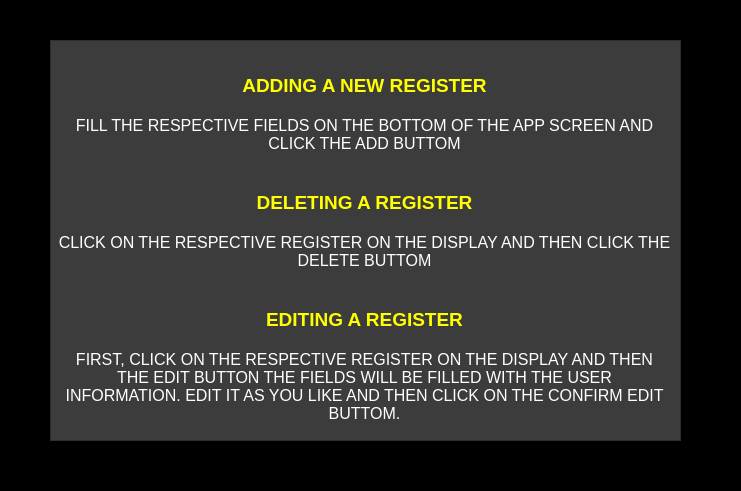
<?xml version="1.0" encoding="UTF-8"?>
<ui version="4.0">
 <class>MainWindow</class>
 <widget class="QMainWindow" name="MainWindow">
  <property name="geometry">
   <rect>
    <x>0</x>
    <y>0</y>
    <width>741</width>
    <height>491</height>
   </rect>
  </property>
  <property name="minimumSize">
   <size>
    <width>741</width>
    <height>491</height>
   </size>
  </property>
  <property name="maximumSize">
   <size>
    <width>741</width>
    <height>491</height>
   </size>
  </property>
  <property name="font">
   <font>
    <pointsize>10</pointsize>
    <weight>75</weight>
    <bold>true</bold>
   </font>
  </property>
  <property name="windowTitle">
   <string>HELP</string>
  </property>
  <property name="styleSheet">
   <string notr="true">background-color: rgb(0,0, 0);
color: rgb(255, 255, 255);</string>
  </property>
  <widget class="QWidget" name="centralwidget">
   <widget class="QFrame" name="frame">
    <property name="geometry">
     <rect>
      <x>50</x>
      <y>40</y>
      <width>631</width>
      <height>401</height>
     </rect>
    </property>
    <property name="styleSheet">
     <string notr="true">background-color: rgb(60, 60, 60);
border-radius=8px;
</string>
    </property>
    <property name="frameShape">
     <enum>QFrame::StyledPanel</enum>
    </property>
    <property name="frameShadow">
     <enum>QFrame::Raised</enum>
    </property>
    <widget class="QTextBrowser" name="textBrowser">
     <property name="geometry">
      <rect>
       <x>4</x>
       <y>30</y>
       <width>621</width>
       <height>361</height>
      </rect>
     </property>
     <property name="styleSheet">
      <string notr="true">border-radius:10px
</string>
     </property>
     <property name="html">
      <string>&lt;!DOCTYPE HTML PUBLIC &quot;-//W3C//DTD HTML 4.0//EN&quot; &quot;http://www.w3.org/TR/REC-html40/strict.dtd&quot;&gt;
&lt;html&gt;&lt;head&gt;&lt;meta name=&quot;qrichtext&quot; content=&quot;1&quot; /&gt;&lt;style type=&quot;text/css&quot;&gt;
p, li { white-space: pre-wrap; }
&lt;/style&gt;&lt;/head&gt;&lt;body style=&quot; font-family:'MS Shell Dlg 2'; font-size:8.25pt; font-weight:400; font-style:normal;&quot;&gt;
&lt;p align=&quot;center&quot; style=&quot; margin-top:0px; margin-bottom:0px; margin-left:0px; margin-right:0px; -qt-block-indent:0; text-indent:0px;&quot;&gt;&lt;span style=&quot; font-size:14pt; font-weight:600; color:#ffff00;&quot;&gt;ADDING A NEW REGISTER&lt;/span&gt;&lt;/p&gt;
&lt;p align=&quot;center&quot; style=&quot;-qt-paragraph-type:empty; margin-top:0px; margin-bottom:0px; margin-left:0px; margin-right:0px; -qt-block-indent:0; text-indent:0px; font-size:12pt;&quot;&gt;&lt;br /&gt;&lt;/p&gt;
&lt;p align=&quot;center&quot; style=&quot; margin-top:0px; margin-bottom:0px; margin-left:0px; margin-right:0px; -qt-block-indent:0; text-indent:0px;&quot;&gt;&lt;span style=&quot; font-size:12pt;&quot;&gt;FILL THE RESPECTIVE FIELDS ON THE BOTTOM OF THE APP SCREEN AND CLICK THE ADD BUTTOM&lt;/span&gt;&lt;/p&gt;
&lt;p align=&quot;center&quot; style=&quot;-qt-paragraph-type:empty; margin-top:0px; margin-bottom:0px; margin-left:0px; margin-right:0px; -qt-block-indent:0; text-indent:0px; font-size:12pt;&quot;&gt;&lt;br /&gt;&lt;/p&gt;
&lt;p align=&quot;center&quot; style=&quot;-qt-paragraph-type:empty; margin-top:0px; margin-bottom:0px; margin-left:0px; margin-right:0px; -qt-block-indent:0; text-indent:0px; font-size:12pt;&quot;&gt;&lt;br /&gt;&lt;/p&gt;
&lt;p align=&quot;center&quot; style=&quot; margin-top:0px; margin-bottom:0px; margin-left:0px; margin-right:0px; -qt-block-indent:0; text-indent:0px;&quot;&gt;&lt;span style=&quot; font-size:14pt; font-weight:600; color:#ffff00;&quot;&gt;DELETING A REGISTER&lt;/span&gt;&lt;/p&gt;
&lt;p align=&quot;center&quot; style=&quot;-qt-paragraph-type:empty; margin-top:0px; margin-bottom:0px; margin-left:0px; margin-right:0px; -qt-block-indent:0; text-indent:0px; font-size:12pt;&quot;&gt;&lt;br /&gt;&lt;/p&gt;
&lt;p align=&quot;center&quot; style=&quot; margin-top:0px; margin-bottom:0px; margin-left:0px; margin-right:0px; -qt-block-indent:0; text-indent:0px;&quot;&gt;&lt;span style=&quot; font-size:12pt;&quot;&gt;CLICK ON THE RESPECTIVE REGISTER ON THE DISPLAY AND THEN CLICK THE DELETE BUTTOM&lt;/span&gt;&lt;/p&gt;
&lt;p align=&quot;center&quot; style=&quot;-qt-paragraph-type:empty; margin-top:0px; margin-bottom:0px; margin-left:0px; margin-right:0px; -qt-block-indent:0; text-indent:0px; font-size:12pt;&quot;&gt;&lt;br /&gt;&lt;/p&gt;
&lt;p align=&quot;center&quot; style=&quot;-qt-paragraph-type:empty; margin-top:0px; margin-bottom:0px; margin-left:0px; margin-right:0px; -qt-block-indent:0; text-indent:0px; font-size:12pt;&quot;&gt;&lt;br /&gt;&lt;/p&gt;
&lt;p align=&quot;center&quot; style=&quot; margin-top:0px; margin-bottom:0px; margin-left:0px; margin-right:0px; -qt-block-indent:0; text-indent:0px;&quot;&gt;&lt;span style=&quot; font-size:14pt; font-weight:600; color:#ffff00;&quot;&gt;EDITING A REGISTER&lt;/span&gt;&lt;/p&gt;
&lt;p align=&quot;center&quot; style=&quot;-qt-paragraph-type:empty; margin-top:0px; margin-bottom:0px; margin-left:0px; margin-right:0px; -qt-block-indent:0; text-indent:0px; font-size:12pt;&quot;&gt;&lt;br /&gt;&lt;/p&gt;
&lt;p align=&quot;center&quot; style=&quot; margin-top:0px; margin-bottom:0px; margin-left:0px; margin-right:0px; -qt-block-indent:0; text-indent:0px;&quot;&gt;&lt;span style=&quot; font-size:12pt;&quot;&gt;FIRST, CLICK ON THE RESPECTIVE REGISTER ON THE DISPLAY AND THEN THE EDIT BUTTON THE FIELDS WILL BE FILLED WITH THE USER INFORMATION. EDIT IT AS YOU LIKE AND THEN CLICK ON THE CONFIRM EDIT BUTTOM.&lt;/span&gt;&lt;/p&gt;&lt;/body&gt;&lt;/html&gt;</string>
     </property>
    </widget>
   </widget>
   <widget class="QFrame" name="frame_2">
    <property name="geometry">
     <rect>
      <x>0</x>
      <y>0</y>
      <width>741</width>
      <height>491</height>
     </rect>
    </property>
    <property name="frameShape">
     <enum>QFrame::StyledPanel</enum>
    </property>
    <property name="frameShadow">
     <enum>QFrame::Raised</enum>
    </property>
   </widget>
   <zorder>frame_2</zorder>
   <zorder>frame</zorder>
  </widget>
 </widget>
 <resources/>
 <connections/>
</ui>
